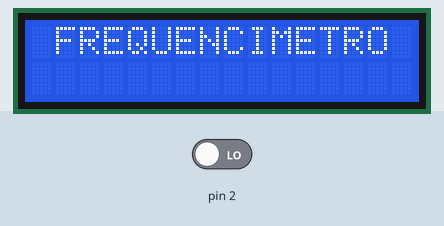
This sketch was run on a simulated Arduino Uno, built with avr-gcc and run on an emulated ATmega328P. Parts: 16×2 character LCD. Inputs (shaded band) come from the test bench; at power-on: pin 2 LOW.

Above: at 0.1 s.
At 2.1 s:
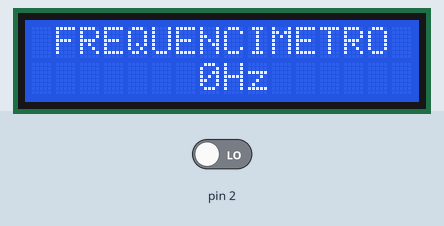

The sketch:

Frequencimetro.ino
```cpp
#include <LiquidCrystal.h>

LiquidCrystal lcd(13,12,11,10,9,8);

long freq, tempo;
int pulsos;
boolean pulso;
void setup() {
  pulso=HIGH;
  pinMode(2,INPUT);
  lcd.begin(16, 2);
  lcd.setCursor(1,0);
  lcd.print("FREQUENCIMETRO");
}

void loop() {
  tempo = millis();
  if(digitalRead(2)==HIGH)
  {
    if(pulso==HIGH)
    {
      pulsos = pulsos + 1;
    }

    pulso=LOW;

  }
  else{
    pulso=HIGH;
  }

  if(tempo%2000==0){
    freq = pulsos/2;
    lcd.setCursor(7,1);
    lcd.print(freq);
    lcd.print("Hz");
    pulsos=0;
  }
}
```
